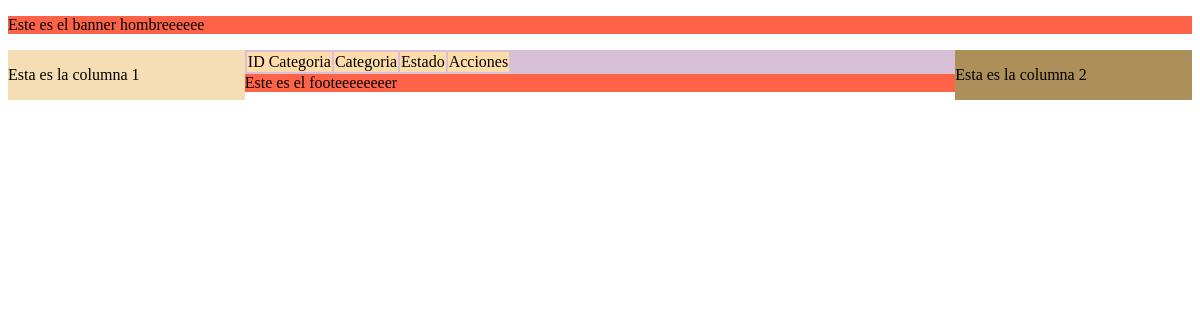
/codigo/pre_consultar_categorias.php (signed in), run on an earlier commit of the app's database.
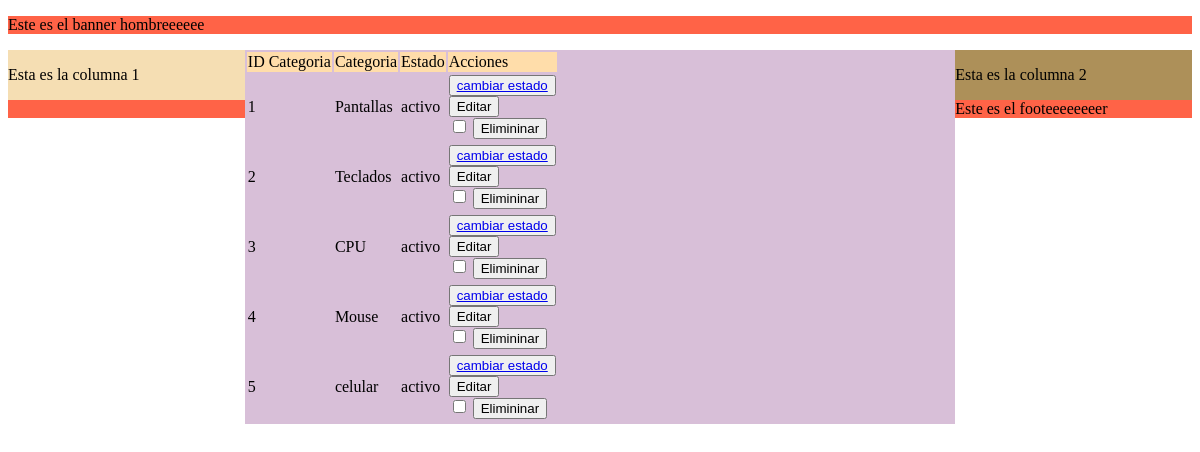
And on a later commit of the database.
### tables this page shows
CREATE TABLE IF NOT EXISTS `categorias` (
  `id_categoria` int(5) NOT NULL AUTO_INCREMENT,
  `categoria` varchar(100) NOT NULL,
  `fk_id_estado` varchar(20) NOT NULL,
  PRIMARY KEY (`id_categoria`)
);

CREATE TABLE IF NOT EXISTS `estados` (
  `id_estado` int(5) NOT NULL AUTO_INCREMENT,
  `nombre_estado` varchar(15) NOT NULL,
  PRIMARY KEY (`id_estado`)
);

### codigo/pre_consultar_categorias.php (the view, shortened to what this page needs)
<!DOCTYPE html>
<html lang="en">
<head>
<head>
    <link rel="stylesheet" href="../estilos/estilos.css">
</head>
<body>
<div id="banner">
<?php include("banner.php") ?>
</div>
<div id="general">
<div id="col1">
<?php include("col1.php") ?>
</div>
<div id="cuerpo">
<?php
include("conexion.php");
echo "<table>";
echo "<tr bgcolor='#fFDDAA'>";
echo "<td>ID Categoria</td>";
echo "<td>Categoria</td>";
echo "<td>Estado</td>";
echo "<td>Acciones</td>";
echo "</tr>";
$consulta = "SELECT C.id_categoria, C.categoria, C.fk_id_estado,
             E.id_estado, E.nombre_estado
             FROM categorias C INNER JOIN estados E
             ON C.fk_id_estado = E.id_estado";
    if(!$resultado = $db->query($consulta)){
    die('hay un error con la consulta o los datos no existen vuelve a comprobar !!![' . $db->error . ']');
    }
    while($fila = $resultado->fetch_assoc()){;
        $bid_categoria=stripslashes($fila["id_categoria"]);
        $bcategoria=stripslashes($fila["categoria"]);
        $bnombre_estado=stripslashes($fila["nombre_estado"]);
        echo "<tr>";
        echo "<td>$bid_categoria</td>";
        echo "<td>$bcategoria</td>";
        echo "<td>$bnombre_estado</td>";
        echo "<td><button><a href='neg_cambio_estado2.php?id=$bid_categoria'>cambiar estado</a></button>";
        echo "<form action='pre_editar_categorias.php' id='editar_categorias' name='editar_categorias' method='POST' autocomplete='off'>
        <input type='hidden' name='id_categoria' id='id_categoria' value='$bid_categoria'>
        <input type='submit'  value='Editar'>
        </form>";
        echo "<form action='neg_eliminar_categorias.php' id='eliminar_categorias' name='eliminar_categorias' method='POST' autocomplete='off'>
        <input type='hidden' name='id_categoria' id='id_categoria' value='$bid_categoria' />
        <input type='checkbox' name='validar' value='checkbox' required />
        <input type='submit'  value='Elimininar' />
        </form>";
        echo "</td>";
        echo "<tr>";
        }
    echo "</table>";
?>
</div>
<div id="col2">
<?php include("col2.php") ?>
</div>
</div>
<div id="footer">
<?php include("footer.php") ?>
</div>
</body>
</html>

What changed in the data, as far as the page shows it:
now on this page (row edited): categorias: id_categoria "1", categoria "Pantallas", estados.nombre_estado "activo"
now on this page (row edited): categorias: id_categoria "2", categoria "Teclados", estados.nombre_estado "activo"
now on this page (row edited): categorias: id_categoria "3", categoria "CPU", estados.nombre_estado "activo"
added categorias: id_categoria "4", categoria "Mouse", estados.nombre_estado "activo"
added categorias: id_categoria "5", categoria "celular", estados.nombre_estado "activo"
